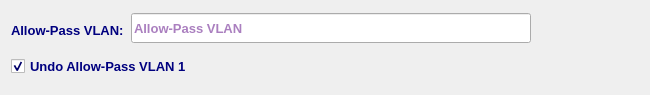
<?xml version="1.0" encoding="UTF-8"?>
<ui version="4.0">
 <class>AllowPassWidget</class>
 <widget class="QWidget" name="AllowPassWidget">
  <property name="geometry">
   <rect>
    <x>0</x>
    <y>0</y>
    <width>650</width>
    <height>95</height>
   </rect>
  </property>
  <property name="sizePolicy">
   <sizepolicy hsizetype="Preferred" vsizetype="Fixed">
    <horstretch>0</horstretch>
    <verstretch>0</verstretch>
   </sizepolicy>
  </property>
  <property name="minimumSize">
   <size>
    <width>650</width>
    <height>95</height>
   </size>
  </property>
  <property name="maximumSize">
   <size>
    <width>16777215</width>
    <height>95</height>
   </size>
  </property>
  <property name="font">
   <font>
    <family>Tahoma</family>
    <pointsize>10</pointsize>
   </font>
  </property>
  <property name="windowTitle">
   <string>Form</string>
  </property>
  <layout class="QVBoxLayout" name="verticalLayout">
   <item>
    <layout class="QHBoxLayout" name="horizontalLayout_2">
     <property name="spacing">
      <number>0</number>
     </property>
     <item>
      <widget class="QLabel" name="allowPassLbl">
       <property name="minimumSize">
        <size>
         <width>120</width>
         <height>30</height>
        </size>
       </property>
       <property name="maximumSize">
        <size>
         <width>160</width>
         <height>25</height>
        </size>
       </property>
       <property name="font">
        <font>
         <family>Tahoma</family>
         <pointsize>10</pointsize>
         <weight>75</weight>
         <bold>true</bold>
        </font>
       </property>
       <property name="styleSheet">
        <string notr="true">color: rgb(0, 0, 127);</string>
       </property>
       <property name="text">
        <string>Allow-Pass VLAN:</string>
       </property>
       <property name="alignment">
        <set>Qt::AlignLeading|Qt::AlignLeft|Qt::AlignVCenter</set>
       </property>
      </widget>
     </item>
     <item>
      <widget class="QLineEdit" name="allowPassLE">
       <property name="sizePolicy">
        <sizepolicy hsizetype="Expanding" vsizetype="Preferred">
         <horstretch>0</horstretch>
         <verstretch>0</verstretch>
        </sizepolicy>
       </property>
       <property name="minimumSize">
        <size>
         <width>400</width>
         <height>30</height>
        </size>
       </property>
       <property name="maximumSize">
        <size>
         <width>400</width>
         <height>30</height>
        </size>
       </property>
       <property name="font">
        <font>
         <family>Tahoma</family>
         <pointsize>10</pointsize>
         <weight>75</weight>
         <bold>true</bold>
        </font>
       </property>
       <property name="styleSheet">
        <string notr="true">color: rgb(85, 0, 127);</string>
       </property>
       <property name="placeholderText">
        <string>Allow-Pass VLAN</string>
       </property>
      </widget>
     </item>
     <item>
      <spacer name="horizontalSpacer">
       <property name="orientation">
        <enum>Qt::Horizontal</enum>
       </property>
       <property name="sizeHint" stdset="0">
        <size>
         <width>40</width>
         <height>20</height>
        </size>
       </property>
      </spacer>
     </item>
    </layout>
   </item>
   <item>
    <widget class="QCheckBox" name="undoVlan1ChB">
     <property name="minimumSize">
      <size>
       <width>0</width>
       <height>30</height>
      </size>
     </property>
     <property name="maximumSize">
      <size>
       <width>16777215</width>
       <height>30</height>
      </size>
     </property>
     <property name="font">
      <font>
       <family>Tahoma</family>
       <pointsize>10</pointsize>
       <weight>75</weight>
       <bold>true</bold>
      </font>
     </property>
     <property name="styleSheet">
      <string notr="true">color: rgb(0, 0, 127);</string>
     </property>
     <property name="text">
      <string>Undo Allow-Pass VLAN 1</string>
     </property>
     <property name="checked">
      <bool>true</bool>
     </property>
    </widget>
   </item>
  </layout>
 </widget>
 <resources/>
 <connections/>
</ui>
